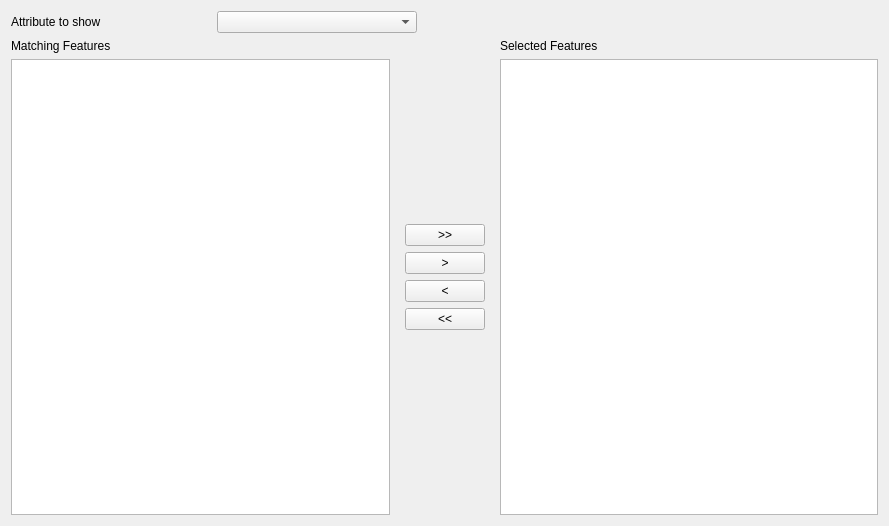
<?xml version="1.0" encoding="UTF-8"?>
<ui version="4.0">
 <class>Form</class>
 <widget class="QWidget" name="Form">
  <property name="geometry">
   <rect>
    <x>0</x>
    <y>0</y>
    <width>889</width>
    <height>526</height>
   </rect>
  </property>
  <property name="windowTitle">
   <string>Form</string>
  </property>
  <layout class="QVBoxLayout" name="verticalLayout_4">
   <item>
    <layout class="QHBoxLayout" name="horizontalLayout_1">
     <item>
      <widget class="QLabel" name="label">
       <property name="minimumSize">
        <size>
         <width>200</width>
         <height>0</height>
        </size>
       </property>
       <property name="text">
        <string>Attribute to show</string>
       </property>
      </widget>
     </item>
     <item>
      <widget class="QgsFieldComboBox" name="featureLabelCb">
       <property name="minimumSize">
        <size>
         <width>200</width>
         <height>0</height>
        </size>
       </property>
      </widget>
     </item>
     <item>
      <spacer name="horizontalSpacer">
       <property name="orientation">
        <enum>Qt::Horizontal</enum>
       </property>
       <property name="sizeHint" stdset="0">
        <size>
         <width>40</width>
         <height>20</height>
        </size>
       </property>
      </spacer>
     </item>
    </layout>
   </item>
   <item>
    <layout class="QHBoxLayout" name="horizontalLayout">
     <item>
      <layout class="QVBoxLayout" name="verticalLayout_5">
       <item>
        <widget class="QLabel" name="availableLbl">
         <property name="text">
          <string>Matching Features</string>
         </property>
        </widget>
       </item>
       <item>
        <widget class="QListWidget" name="availableFeaturesLw"/>
       </item>
      </layout>
     </item>
     <item>
      <layout class="QVBoxLayout" name="verticalLayout_6">
       <item>
        <widget class="QWidget" name="widget" native="true">
         <property name="minimumSize">
          <size>
           <width>0</width>
           <height>0</height>
          </size>
         </property>
         <property name="maximumSize">
          <size>
           <width>100</width>
           <height>16777215</height>
          </size>
         </property>
         <layout class="QVBoxLayout" name="verticalLayout_8">
          <item>
           <spacer name="verticalSpacer">
            <property name="orientation">
             <enum>Qt::Vertical</enum>
            </property>
            <property name="sizeHint" stdset="0">
             <size>
              <width>20</width>
              <height>40</height>
             </size>
            </property>
           </spacer>
          </item>
          <item>
           <widget class="QPushButton" name="selectAllBtn">
            <property name="maximumSize">
             <size>
              <width>16777215</width>
              <height>16777215</height>
             </size>
            </property>
            <property name="text">
             <string>&gt;&gt;</string>
            </property>
            <property name="autoDefault">
             <bool>false</bool>
            </property>
           </widget>
          </item>
          <item>
           <widget class="QPushButton" name="selectSingleBtn">
            <property name="maximumSize">
             <size>
              <width>16777215</width>
              <height>16777215</height>
             </size>
            </property>
            <property name="text">
             <string>&gt;</string>
            </property>
           </widget>
          </item>
          <item>
           <widget class="QPushButton" name="unselectSingleBtn">
            <property name="maximumSize">
             <size>
              <width>16777215</width>
              <height>16777215</height>
             </size>
            </property>
            <property name="text">
             <string>&lt;</string>
            </property>
           </widget>
          </item>
          <item>
           <widget class="QPushButton" name="unselectAllBtn">
            <property name="maximumSize">
             <size>
              <width>16777215</width>
              <height>16777215</height>
             </size>
            </property>
            <property name="text">
             <string>&lt;&lt;</string>
            </property>
           </widget>
          </item>
          <item>
           <spacer name="verticalSpacer_2">
            <property name="orientation">
             <enum>Qt::Vertical</enum>
            </property>
            <property name="sizeHint" stdset="0">
             <size>
              <width>20</width>
              <height>40</height>
             </size>
            </property>
           </spacer>
          </item>
         </layout>
        </widget>
       </item>
      </layout>
     </item>
     <item>
      <layout class="QVBoxLayout" name="verticalLayout_7">
       <item>
        <widget class="QLabel" name="selectedLbl">
         <property name="text">
          <string>Selected Features</string>
         </property>
        </widget>
       </item>
       <item>
        <widget class="QListWidget" name="selectedFeaturesLw"/>
       </item>
      </layout>
     </item>
    </layout>
   </item>
  </layout>
 </widget>
 <customwidgets>
  <customwidget>
   <class>QgsFieldComboBox</class>
   <extends>QComboBox</extends>
   <header>qgsfieldcombobox.h</header>
  </customwidget>
 </customwidgets>
 <resources/>
 <connections/>
</ui>
